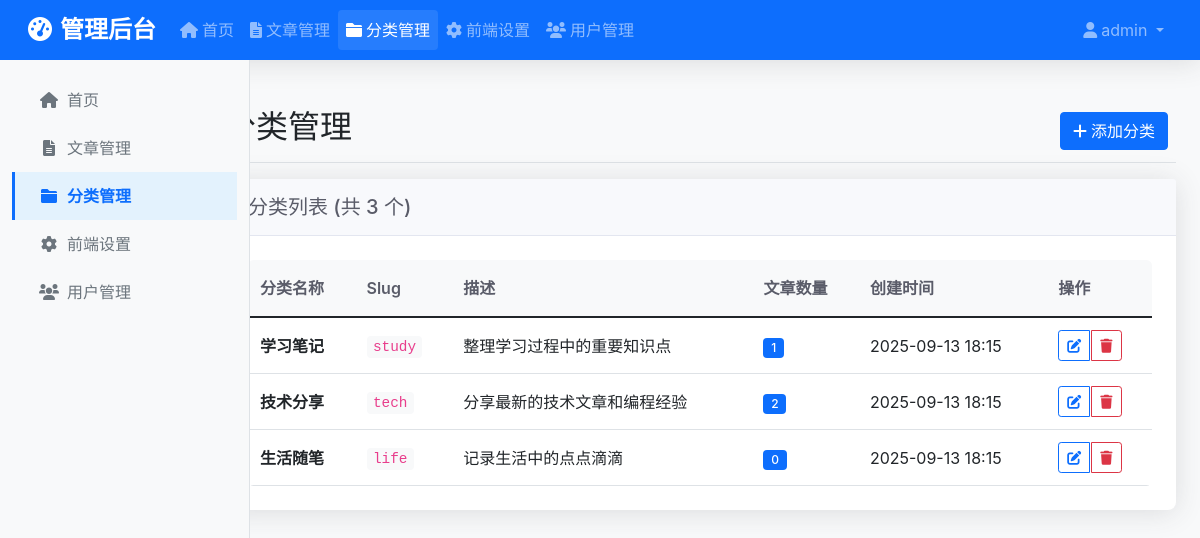
Screenshot of /admin/categories.php (signed in) with the database file from the repository.
### tables this page shows
CREATE TABLE users (
    id INT AUTO_INCREMENT PRIMARY KEY,
    username VARCHAR(50) NOT NULL UNIQUE,
    email VARCHAR(100) NOT NULL UNIQUE,
    password VARCHAR(255) NOT NULL,
    role ENUM('admin', 'editor') DEFAULT 'editor',
    created_at TIMESTAMP DEFAULT CURRENT_TIMESTAMP,
    updated_at TIMESTAMP DEFAULT CURRENT_TIMESTAMP ON UPDATE CURRENT_TIMESTAMP
);

CREATE TABLE categories (
    id INT AUTO_INCREMENT PRIMARY KEY,
    name VARCHAR(100) NOT NULL,
    slug VARCHAR(100) NOT NULL UNIQUE,
    description TEXT,
    created_at TIMESTAMP DEFAULT CURRENT_TIMESTAMP
);

### admin/auth.php (called while the page is built, shortened)
<?php
require_once '../classes/Database.php';
require_once '../classes/User.php';
$user = new User();
$currentUser = $user->getUserById($_SESSION['user_id']);
?>

### classes/User.php (called while the page is built, shortened)
<?php
class User {
    private $db;
    public function __construct() {
        $this->db = new Database();
    }
    public function getUserById($id) {
        return $this->db->queryOne("SELECT * FROM users WHERE id = ?", [$id]);
    }
}
?>

### classes/Database.php (called while the page is built, shortened)
<?php
class Database {
    private $host;
    private $db_name;
    private $username;
    private $password;
    private $charset;
    private $pdo;
    public function __construct() {
        $this->host = DB_HOST;
        $this->db_name = DB_NAME;
        $this->username = DB_USER;
        $this->password = DB_PASS;
        $this->charset = DB_CHARSET;
    }
    public function getConnection() {
        if ($this->pdo === null) {
            try {
                $dsn = "mysql:host={$this->host};dbname={$this->db_name};charset={$this->charset}";
                $options = [
                    PDO::ATTR_ERRMODE => PDO::ERRMODE_EXCEPTION,
                    PDO::ATTR_DEFAULT_FETCH_MODE => PDO::FETCH_ASSOC,
                    PDO::ATTR_EMULATE_PREPARES => false,
                ];
                $this->pdo = new PDO($dsn, $this->username, $this->password, $options);
            } catch (PDOException $e) {
                throw new PDOException($e->getMessage(), (int)$e->getCode());
            }
        }
        return $this->pdo;
    }
    public function query($sql, $params = []) {
        try {
            $stmt = $this->getConnection()->prepare($sql);
            $stmt->execute($params);
            return $stmt->fetchAll();
        } catch (PDOException $e) {
            throw new PDOException($e->getMessage(), (int)$e->getCode());
        }
    }
    public function queryOne($sql, $params = []) {
        try {
            $stmt = $this->getConnection()->prepare($sql);
            $stmt->execute($params);
            return $stmt->fetch();
        } catch (PDOException $e) {
            throw new PDOException($e->getMessage(), (int)$e->getCode());
        }
    }
}
?>

### classes/Category.php (called while the page is built, shortened)
<?php
class Category {
    private $db;
    public function __construct() {
        $this->db = new Database();
    }
    public function getCategoriesWithPostCount() {
        $sql = "SELECT c.*, COUNT(p.id) as post_count
                FROM categories c
                LEFT JOIN posts p ON c.id = p.category_id AND p.status = 'published'
                GROUP BY c.id
                ORDER BY c.name ASC";
        return $this->db->query($sql);
    }
}
?>

### admin/categories.php (the view, shortened to what this page needs)
<?php
require_once 'auth.php';
require_once '../classes/Category.php';
$category = new Category();
$categories = $category->getCategoriesWithPostCount();
?>
<!DOCTYPE html>
<html lang="zh-CN">
<head>
    <link href="https://cdn.jsdelivr.net/npm/bootstrap@5.1.3/dist/css/bootstrap.min.css" rel="stylesheet">
    <link href="https://cdnjs.cloudflare.com/ajax/libs/font-awesome/6.0.0/css/all.min.css" rel="stylesheet">
    <link href="../assets/css/admin.css" rel="stylesheet">
</head>
<body>
    <nav class="navbar navbar-expand-lg navbar-dark bg-primary">
        <div class="container-fluid">
            <a class="navbar-brand fw-bold" href="dashboard.php">
                <i class="fas fa-tachometer-alt me-2"></i>管理后台
            </a>
            <div class="collapse navbar-collapse" id="navbarNav">
                <ul class="navbar-nav me-auto">
                    <li class="nav-item">
                        <a class="nav-link" href="dashboard.php">
                            <i class="fas fa-home me-1"></i>首页
                        </a>
                    </li>
                    <li class="nav-item">
                        <a class="nav-link" href="posts.php">
                            <i class="fas fa-file-alt me-1"></i>文章管理
                        </a>
                    </li>
                    <li class="nav-item">
                        <a class="nav-link active" href="categories.php">
                            <i class="fas fa-folder me-1"></i>分类管理
                        </a>
                    </li>
                    <li class="nav-item">
                        <a class="nav-link" href="settings.php">
                            <i class="fas fa-cog me-1"></i>前端设置
                        </a>
                    </li>
                    <li class="nav-item">
                        <a class="nav-link" href="users.php">
                            <i class="fas fa-users me-1"></i>用户管理
                        </a>
                    </li>
                </ul>
                <ul class="navbar-nav">
                    <li class="nav-item dropdown">
                        <a class="nav-link dropdown-toggle" href="#" id="navbarDropdown" role="button" data-bs-toggle="dropdown">
                            <i class="fas fa-user me-1"></i><?php echo htmlspecialchars($currentUser['username']); ?>
                        </a>
                    </li>
                </ul>
            </div>
        </div>
    </nav>
    <div class="container-fluid">
        <div class="row">
            <div class="col-md-3 col-lg-2 bg-light sidebar">
                <div class="position-sticky pt-3">
                    <ul class="nav flex-column">
                        <li class="nav-item">
                            <a class="nav-link" href="dashboard.php">
                                <i class="fas fa-home me-2"></i>首页
                            </a>
                        </li>
                        <li class="nav-item">
                            <a class="nav-link" href="posts.php">
                                <i class="fas fa-file-alt me-2"></i>文章管理
                            </a>
                        </li>
                        <li class="nav-item">
                            <a class="nav-link active" href="categories.php">
                                <i class="fas fa-folder me-2"></i>分类管理
                            </a>
                        </li>
                        <li class="nav-item">
                            <a class="nav-link" href="settings.php">
                                <i class="fas fa-cog me-2"></i>前端设置
                            </a>
                        </li>
                        <li class="nav-item">
                            <a class="nav-link" href="users.php">
                                <i class="fas fa-users me-2"></i>用户管理
                            </a>
                        </li>
                    </ul>
                </div>
            </div>
            <main class="col-md-9 ms-sm-auto col-lg-10 px-md-4">
                <div class="d-flex justify-content-between flex-wrap flex-md-nowrap align-items-center pt-3 pb-2 mb-3 border-bottom">
                    <h1 class="h2">分类管理</h1>
                    <div class="btn-toolbar mb-2 mb-md-0">
                        <div class="btn-group me-2">
                            <button type="button" class="btn btn-primary" data-bs-toggle="modal" data-bs-target="#categoryModal">
                                <i class="fas fa-plus me-1"></i>添加分类
                            </button>
                        </div>
                    </div>
                </div>
                <div class="card">
                    <div class="card-header">
                        <h5 class="mb-0">分类列表 (共 <?php echo count($categories); ?> 个)</h5>
                    </div>
                    <div class="card-body">
                        <?php if (empty($categories)): ?>
                        <div class="text-center py-5">
                            <i class="fas fa-folder fa-3x text-muted mb-3"></i>
                            <h4 class="text-muted">暂无分类</h4>
                            <p class="text-muted">点击上方"添加分类"按钮创建第一个分类</p>
                        </div>
                        <?php else: ?>
                        <div class="table-responsive">
                            <table class="table table-hover">
                                <thead>
                                    <tr>
                                        <th>分类名称</th>
                                        <th>Slug</th>
                                        <th>描述</th>
                                        <th>文章数量</th>
                                        <th>创建时间</th>
                                        <th>操作</th>
                                    </tr>
                                </thead>
                                <tbody>
                                    <?php foreach ($categories as $cat): ?>
                                    <tr>
                                        <td>
                                            <strong><?php echo htmlspecialchars($cat['name']); ?></strong>
                                        </td>
                                        <td>
                                            <code><?php echo htmlspecialchars($cat['slug']); ?></code>
                                        </td>
                                        <td>
                                            <?php if ($cat['description']): ?>
                                                <?php echo htmlspecialchars($cat['description']); ?>
                                            <?php else: ?>
                                                <span class="text-muted">无描述</span>
                                            <?php endif; ?>
                                        </td>
                                        <td>
                                            <span class="badge bg-primary"><?php echo $cat['post_count']; ?></span>
                                        </td>
                                        <td>
                                            <?php echo date('Y-m-d H:i', strtotime($cat['created_at'])); ?>
                                        </td>
                                        <td>
                                            <div class="btn-group btn-group-sm" role="group">
                                                <button type="button" class="btn btn-outline-primary"
                                                        onclick="editCategory(<?php echo htmlspecialchars(json_encode($cat)); ?>)"
                                                        title="编辑">
                                                    <i class="fas fa-edit"></i>
                                                </button>
                                                <a href="?action=delete&id=<?php echo $cat['id']; ?>"
                                                   class="btn btn-outline-danger"
                                                   title="删除"
                                                   onclick="return confirm('确定要删除这个分类吗？\n\n注意：如果该分类下有文章，将无法删除！')">
                                                    <i class="fas fa-trash"></i>
                                                </a>
                                            </div>
                                        </td>
                                    </tr>
                                    <?php endforeach; ?>
                                </tbody>
                            </table>
                        </div>
                        <?php endif; ?>
                    </div>
                </div>
            </main>
        </div>
    </div>
</body>
</html>

### assets/css/admin.css (style rules this page uses)
:root { --primary-color: #0d6efd; --secondary-color: #6c757d; --success-color: #198754; --danger-color: #dc3545; --warning-color: #ffc107; --info-color: #0dcaf0; --light-color: #f8f9fa; --dark-color: #212529; --sidebar-width: 250px; --header-height: 60px; }
body { font-family: -apple-system, BlinkMacSystemFont, 'Segoe UI', Roboto, 'Helvetica Neue', Arial, sans-serif; background-color: #f8f9fa; margin: 0; padding: 0; }
.sidebar { position: fixed; top: var(--header-height); left: 0; height: calc(100vh - var(--header-height)); width: var(--sidebar-width); background-color: #fff; border-right: 1px solid #dee2e6; z-index: 1000; overflow-y: auto; transition: all 0.3s ease; }
.sidebar .nav-link { color: #6c757d; padding: 0.75rem 1.5rem; border-radius: 0; transition: all 0.2s ease; border-left: 3px solid transparent; }
.sidebar .nav-link.active { background-color: #e3f2fd; color: var(--primary-color); border-left-color: var(--primary-color); font-weight: 600; }
.sidebar .nav-link i { width: 20px; text-align: center; }
main { margin-left: var(--sidebar-width); padding: 2rem; min-height: calc(100vh - var(--header-height)); }
.table-responsive { border-radius: 0.35rem; overflow: hidden; }
.table { margin-bottom: 0; }
.table th { background-color: #f8f9fa; border-top: none; font-weight: 600; color: #5a5c69; padding: 1rem 0.75rem; }
.table td { padding: 0.75rem; vertical-align: middle; border-top: 1px solid #e3e6f0; }
.btn-group-sm .btn { padding: 0.25rem 0.5rem; font-size: 0.875rem; border-radius: 0.2rem; }
.btn-group .btn { margin-right: 2px; }
.btn-group .btn:last-child { margin-right: 0; }
.badge { font-size: 0.75rem; font-weight: 500; padding: 0.35em 0.65em; }
.card { border: none; border-radius: 0.5rem; box-shadow: 0 0.15rem 1.75rem 0 rgba(58, 59, 69, 0.15); margin-bottom: 1.5rem; }
.card-header { background-color: #f8f9fc; border-bottom: 1px solid #e3e6f0; padding: 1rem 1.5rem; font-weight: 600; color: #5a5c69; }
.card-body { padding: 1.5rem; }
.navbar { height: var(--header-height); padding: 0 1rem; box-shadow: 0 0.15rem 1.75rem 0 rgba(58, 59, 69, 0.15); }
.navbar-brand { font-size: 1.5rem; font-weight: 700; }
.navbar-nav .nav-link { color: rgba(255, 255, 255, 0.8); padding: 0.5rem 1rem; transition: all 0.2s ease; }
.navbar-nav .nav-link.active { color: white; background-color: rgba(255, 255, 255, 0.1); border-radius: 0.25rem; }
code { background-color: #f8f9fa; padding: 0.2rem 0.4rem; border-radius: 0.25rem; font-size: 0.9em; color: #e83e8c; }

### rows the page displays
users: username "admin"
categories: name "学习笔记", slug "study", description "整理学习过程中的重要知识点", post_count "1", created_at "2025-09-13 18:15"
categories: name "技术分享", slug "tech", description "分享最新的技术文章和编程经验", post_count "2", created_at "2025-09-13 18:15"
categories: name "生活随笔", slug "life", description "记录生活中的点点滴滴", post_count "0", created_at "2025-09-13 18:15"

### other values shown
count($categories) "3"
